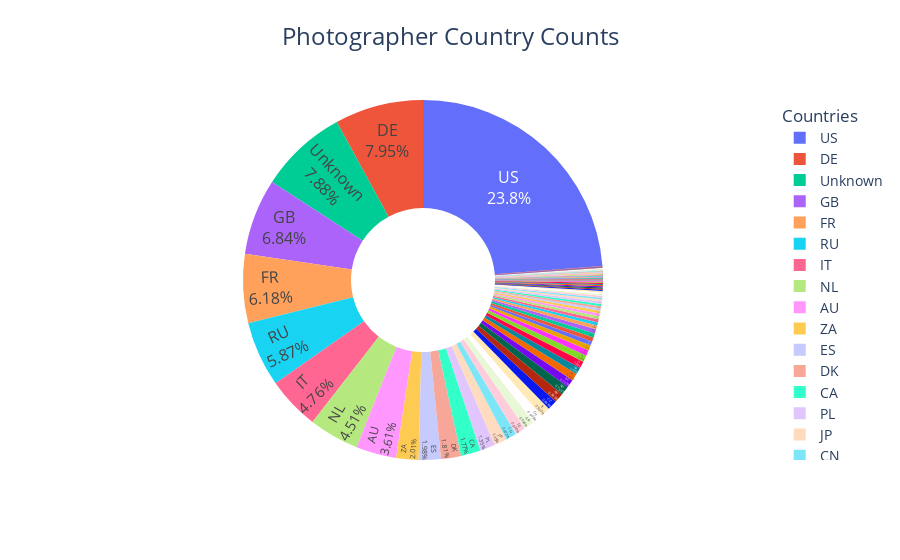
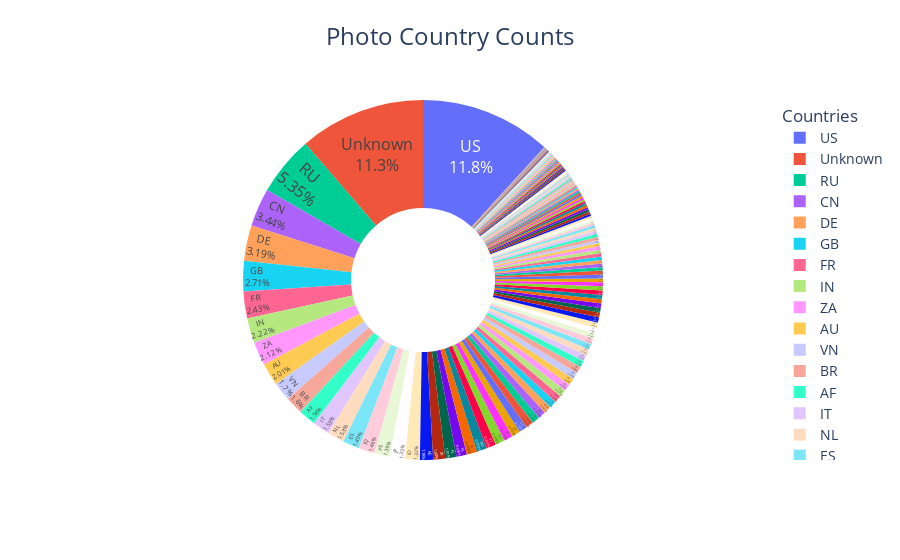

The code cell stored with these charts, in order, in its notebook:
### Markdown cell above
**Check the information of each country**

### Code cell
import plotly.express as px

template = 'plotly_white'
theme = 'ggplot2'

country_count = df_filtered_final['Photographer_Country'].value_counts(sort=True)
fig1 = px.pie(country_count, values=country_count.values, names=country_count.index, title='Photographer Country Counts')

fig1.update_traces(textposition='inside', textinfo='percent+label')
fig1.update_layout(template=template, title_font_size=24, font_size=16, title_x=0.5, title_y=0.95, margin=dict(t=100, b=100))
fig1.update_traces(hole=0.4)
fig1.update_layout(legend=dict(title='Countries', font=dict(size=14)))


country_count = df_filtered_final['Photo_Country'].value_counts(sort=True)
fig2 = px.pie(country_count, values=country_count.values, names=country_count.index, title='Photo Country Counts')

fig2.update_traces(textposition='inside', textinfo='percent+label')
fig2.update_layout(template=template, title_font_size=24, font_size=16, title_x=0.5, title_y=0.95, margin=dict(t=100, b=100))
fig2.update_traces(hole=0.4)
fig2.update_layout(legend=dict(title='Countries', font=dict(size=14)))


fig1.show()
fig2.show()

### Figure 1 — Plotly figure (JSON) as saved in the notebook; plotly's stock layout.template omitted (floating-point values rounded to 4 significant figures)
{"data": [{"domain": {"x": [0, 1], "y": [0, 1]}, "hole": 0.4, "hovertemplate": "Photographer_Country=%{label}<br>value=%{value}<extra></extra>", "labels": ["US", "DE", "Unknown", "GB", "FR", "RU", "IT", "NL", "AU", "ZA", "ES", "DK", "CA", "PL", "JP", "CN", "SE", "AR", "CH", "IE", "CZ", "HU", "NO", "BE", "IR", "MX", "IN", "FI", "BR", "IL", "PE", "CU", "CO", "BD", "UG", "CL", "PS", "AT", "EG", "PT", "VE", "RS", "GR", "BG", "SI", "BA", "PH", "ID", "TR", "ZW", "EC", "NZ", "MY", "AZ", "ET", "SY", "LT", "NG", "HT", "DZ", "BY", "SO", "SV", "LV", "MM", "PR", "KR", "HK", "AM", "MT", "UA", "BO", "SD", "TH", "PK", "KE", "JO", "VN", "AF", "ML", "LB", "LU", "UY", "MC", "MA"], "legendgroup": "", "name": "", "showlegend": true, "textinfo": "percent+label", "textposition": "inside", "type": "pie", "values": [684, 229, 227, 197, 178, 169, 137, 130, 104, 58, 57, 52, 51, 39, 33, 28, 27, 27, 26, 26, 25, 25, 23, 21, 19, 18, 18, 17, 15, 13, 11, 11, 11, 11, 10, 8, 8, 8, 7, 7, 6, 6, 6, 6, 5, 5, 5, 4, 4, 4, 3, 3, 3, 3, 3, 3, 3, 2, 2, 2, 2, 2, 2, 2, 2, 2, 2, 2, 2, 2, 2, 2, 1, 1, 1, 1, 1, 1, 1, 1, 1, 1, 1, 1, 1]}], "layout": {"font": {"size": 16}, "legend": {"font": {"size": 14}, "title": {"text": "Countries"}, "tracegroupgap": 0}, "margin": {"b": 100, "t": 100}, "title": {"font": {"size": 24}, "text": "Photographer Country Counts", "x": 0.5, "y": 0.95}}}

### Figure 2 — Plotly figure (JSON) as saved in the notebook; plotly's stock layout.template omitted (floating-point values rounded to 4 significant figures; data arrays with more than 128 entries replaced by an {"elided": "..."} marker saying what was removed)
{"data": [{"domain": {"x": [0, 1], "y": [0, 1]}, "hole": 0.4, "hovertemplate": "Photo_Country=%{label}<br>value=%{value}<extra></extra>", "labels": {"elided": "157 str values"}, "legendgroup": "", "name": "", "showlegend": true, "textinfo": "percent+label", "textposition": "inside", "type": "pie", "values": {"elided": "157 int values"}}], "layout": {"font": {"size": 16}, "legend": {"font": {"size": 14}, "title": {"text": "Countries"}, "tracegroupgap": 0}, "margin": {"b": 100, "t": 100}, "title": {"font": {"size": 24}, "text": "Photo Country Counts", "x": 0.5, "y": 0.95}}}
